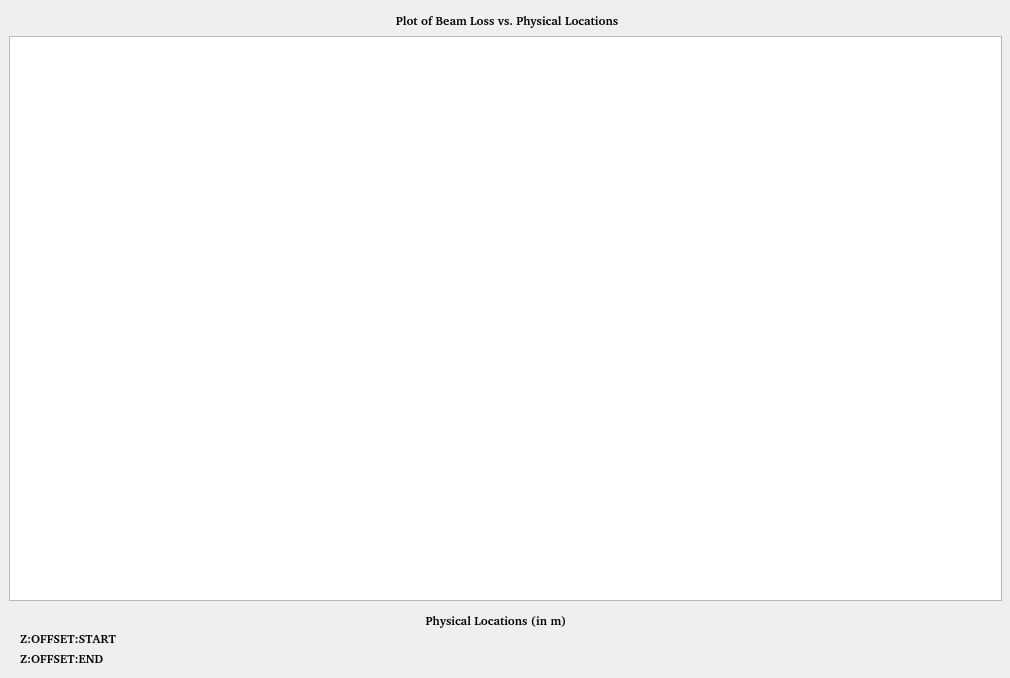
<?xml version="1.0" encoding="UTF-8"?>
<ui version="4.0">
 <class>Form</class>
 <widget class="QWidget" name="Form">
  <property name="geometry">
   <rect>
    <x>0</x>
    <y>0</y>
    <width>1010</width>
    <height>678</height>
   </rect>
  </property>
  <property name="windowTitle">
   <string>Form</string>
  </property>
  <widget class="PyDMWaveformPlot" name="PyDMWaveformPlot">
   <property name="geometry">
    <rect>
     <x>9</x>
     <y>36</y>
     <width>993</width>
     <height>565</height>
    </rect>
   </property>
   <property name="toolTip">
    <string/>
   </property>
   <property name="rubberBandSelectionMode">
    <enum>Qt::IntersectsItemShape</enum>
   </property>
   <property name="showXGrid">
    <bool>true</bool>
   </property>
   <property name="showYGrid">
    <bool>true</bool>
   </property>
   <property name="yAxes">
    <stringlist>
     <string>{&quot;name&quot;: &quot;Axis 1&quot;, &quot;orientation&quot;: &quot;left&quot;, &quot;label&quot;: null, &quot;minRange&quot;: -1.6650735073103877, &quot;maxRange&quot;: 1.6650735073103877, &quot;autoRange&quot;: true, &quot;logMode&quot;: false}</string>
    </stringlist>
   </property>
   <property name="curves">
    <stringlist>
     <string>{&quot;y_channel&quot;: &quot;ca://${P}:COMPLETE:WF:${channel}.VAL&quot;, &quot;x_channel&quot;: &quot;ca://${P}:COMPLETE:X:WF:${channel}.VAL&quot;, &quot;plot_style&quot;: null, &quot;name&quot;: &quot;Beam Loss&quot;, &quot;color&quot;: &quot;#cc0ea9&quot;, &quot;lineStyle&quot;: 1, &quot;lineWidth&quot;: 1, &quot;symbol&quot;: null, &quot;symbolSize&quot;: 10, &quot;yAxisName&quot;: &quot;Axis 1&quot;, &quot;barWidth&quot;: null, &quot;upperThreshold&quot;: null, &quot;lowerThreshold&quot;: null, &quot;thresholdColor&quot;: &quot;white&quot;, &quot;redraw_mode&quot;: 2}</string>
    </stringlist>
   </property>
  </widget>
  <widget class="PyDMLabel" name="PyDMLabel">
   <property name="geometry">
    <rect>
     <x>370</x>
     <y>10</y>
     <width>274</width>
     <height>21</height>
    </rect>
   </property>
   <property name="font">
    <font>
     <family>C059 [urw]</family>
     <weight>75</weight>
     <bold>true</bold>
    </font>
   </property>
   <property name="toolTip">
    <string/>
   </property>
   <property name="text">
    <string>Plot of Beam Loss vs. Physical Locations</string>
   </property>
   <property name="alignment">
    <set>Qt::AlignCenter</set>
   </property>
  </widget>
  <widget class="PyDMLabel" name="PyDMLabel_2">
   <property name="geometry">
    <rect>
     <x>410</x>
     <y>610</y>
     <width>172</width>
     <height>21</height>
    </rect>
   </property>
   <property name="font">
    <font>
     <family>C059 [urw]</family>
     <weight>75</weight>
     <bold>true</bold>
    </font>
   </property>
   <property name="toolTip">
    <string/>
   </property>
   <property name="text">
    <string>Physical Locations (in m)</string>
   </property>
   <property name="alignment">
    <set>Qt::AlignCenter</set>
   </property>
  </widget>
  <widget class="PyDMLabel" name="PyDMLabel_3">
   <property name="geometry">
    <rect>
     <x>170</x>
     <y>630</y>
     <width>91</width>
     <height>17</height>
    </rect>
   </property>
   <property name="font">
    <font>
     <family>C059 [urw]</family>
     <weight>75</weight>
     <bold>true</bold>
    </font>
   </property>
   <property name="toolTip">
    <string/>
   </property>
   <property name="precision" stdset="0">
    <number>0</number>
   </property>
   <property name="showUnits" stdset="0">
    <bool>true</bool>
   </property>
   <property name="precisionFromPV" stdset="0">
    <bool>true</bool>
   </property>
   <property name="alarmSensitiveContent" stdset="0">
    <bool>false</bool>
   </property>
   <property name="alarmSensitiveBorder" stdset="0">
    <bool>true</bool>
   </property>
   <property name="PyDMToolTip" stdset="0">
    <string/>
   </property>
   <property name="channel" stdset="0">
    <string>ca://${P}:Z:OFFSET:START:${channel}.VAL</string>
   </property>
   <property name="enableRichText" stdset="0">
    <bool>false</bool>
   </property>
  </widget>
  <widget class="PyDMLabel" name="PyDMLabel_4">
   <property name="geometry">
    <rect>
     <x>20</x>
     <y>630</y>
     <width>131</width>
     <height>17</height>
    </rect>
   </property>
   <property name="font">
    <font>
     <family>C059 [urw]</family>
     <weight>75</weight>
     <bold>true</bold>
    </font>
   </property>
   <property name="toolTip">
    <string/>
   </property>
   <property name="text">
    <string>Z:OFFSET:START</string>
   </property>
  </widget>
  <widget class="PyDMLabel" name="PyDMLabel_5">
   <property name="geometry">
    <rect>
     <x>20</x>
     <y>650</y>
     <width>131</width>
     <height>17</height>
    </rect>
   </property>
   <property name="font">
    <font>
     <family>C059 [urw]</family>
     <weight>75</weight>
     <bold>true</bold>
    </font>
   </property>
   <property name="toolTip">
    <string/>
   </property>
   <property name="text">
    <string>Z:OFFSET:END</string>
   </property>
  </widget>
  <widget class="PyDMLabel" name="PyDMLabel_6">
   <property name="geometry">
    <rect>
     <x>170</x>
     <y>650</y>
     <width>111</width>
     <height>17</height>
    </rect>
   </property>
   <property name="font">
    <font>
     <family>C059 [urw]</family>
     <weight>75</weight>
     <bold>true</bold>
    </font>
   </property>
   <property name="toolTip">
    <string/>
   </property>
   <property name="precision" stdset="0">
    <number>0</number>
   </property>
   <property name="showUnits" stdset="0">
    <bool>true</bool>
   </property>
   <property name="precisionFromPV" stdset="0">
    <bool>true</bool>
   </property>
   <property name="alarmSensitiveContent" stdset="0">
    <bool>false</bool>
   </property>
   <property name="alarmSensitiveBorder" stdset="0">
    <bool>true</bool>
   </property>
   <property name="PyDMToolTip" stdset="0">
    <string/>
   </property>
   <property name="channel" stdset="0">
    <string>ca://${P}:Z:OFFSET:END:${channel}.VAL</string>
   </property>
   <property name="enableRichText" stdset="0">
    <bool>false</bool>
   </property>
  </widget>
 </widget>
 <customwidgets>
  <customwidget>
   <class>PyDMLabel</class>
   <extends>QLabel</extends>
   <header>pydm.widgets.label</header>
  </customwidget>
  <customwidget>
   <class>PyDMWaveformPlot</class>
   <extends>QGraphicsView</extends>
   <header>pydm.widgets.waveformplot</header>
  </customwidget>
 </customwidgets>
 <resources/>
 <connections/>
</ui>
